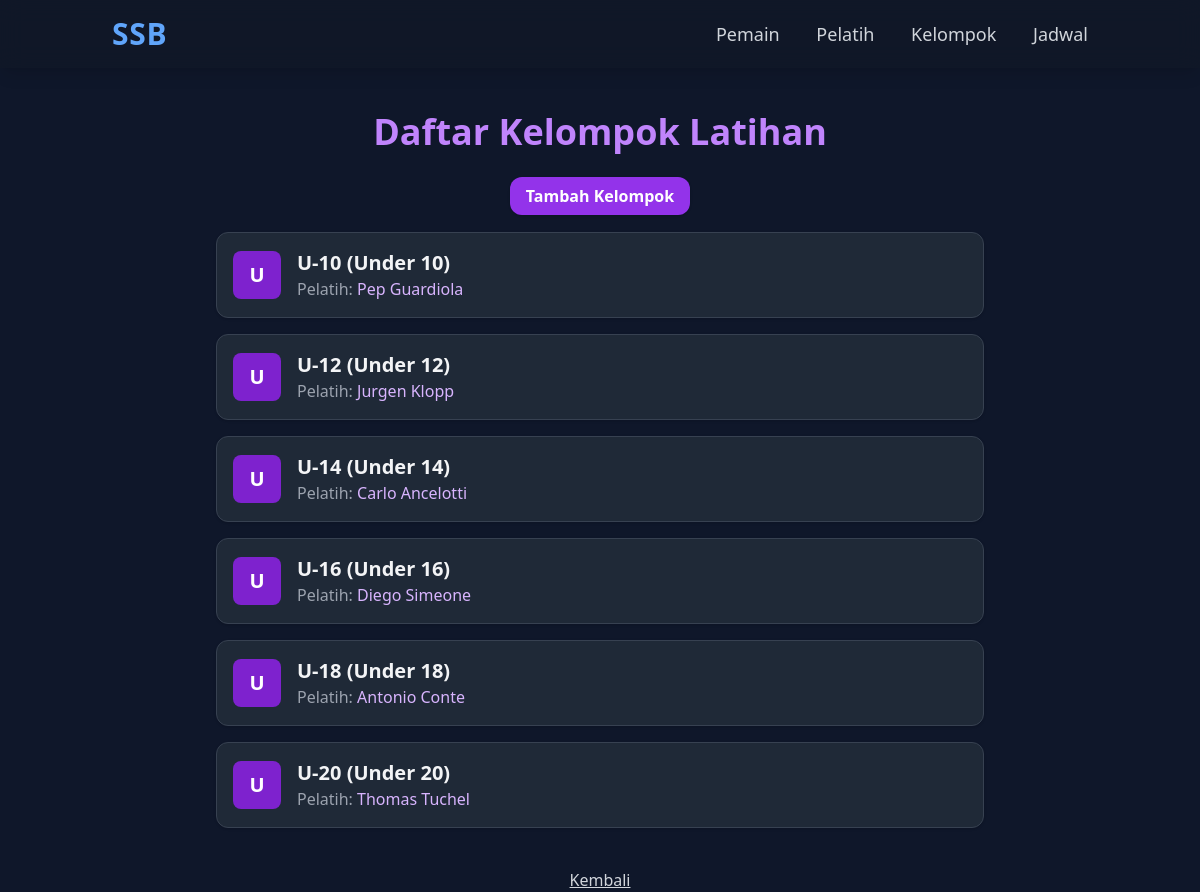
The app's page /groups/ with its own data.
### academy/models.py (models this page shows, shortened)
class Group(models.Model):
    name = models.CharField(max_length=50)
    coach = models.ForeignKey(Coach, on_delete=models.SET_NULL, null=True)

class Coach(models.Model):
    name = models.CharField(max_length=100)
    license_level = models.CharField(max_length=50, blank=True)
    phone = models.CharField(max_length=20, blank=True)
    photo = models.ImageField(upload_to='coaches/', blank=True)

### academy/views.py (the view)
# urls.py: path('groups/', views.group_list, name='group_list'),
def group_list(request):
    groups = Group.objects.all()
    return render(request, 'academy/group_list.html', {'groups': groups})

### academy/templates/academy/group_list.html (shortened to what this page needs)
{% extends "academy/base.html" %}
{% block content %}
<h1 class="text-4xl font-bold text-purple-400 mb-8 text-center">Daftar Kelompok Latihan</h1>
<div class="text-center mb-6">
    <a href="/groups/add/"
       class="bg-purple-600 hover:bg-purple-500 text-white font-semibold py-2 px-4 rounded-xl shadow">
        Tambah Kelompok
    </a>
</div>
<div class="space-y-4 max-w-3xl mx-auto">
    {% for g in groups %}
    <a href="/groups/{{ g.id }}/"
       class="block bg-gray-800 hover:bg-gray-700 rounded-xl border border-gray-700 p-4 transition shadow">
        <div class="flex items-center space-x-4">
            <div class="bg-purple-700 w-12 h-12 rounded-lg flex items-center justify-center text-white font-bold text-xl">
                {{ g.name|slice:":1" }}
            </div>
            <div>
                <h3 class="text-xl font-bold text-gray-100">{{ g.name }}</h3>
                <p class="text-gray-400">
                    Pelatih:
                    {% if g.coach %}
                        <span class="text-purple-300">{{ g.coach.name }}</span>
                    {% else %}
                        -
                    {% endif %}
                </p>
            </div>
        </div>
    </a>
    {% endfor %}
</div>
<div class="text-center mt-10">
    <a href="/" class="text-gray-300 hover:text-gray-100 underline">Kembali</a>
</div>
{% endblock %}

### academy/templates/academy/base.html (style rules this page uses)
body { background: #0f172a; }

### records on screen
Group: name "U", name "U-10 (Under 10)", coach.name "Pep Guardiola"
Group: name "U", name "U-12 (Under 12)", coach.name "Jurgen Klopp"
Group: name "U", name "U-14 (Under 14)", coach.name "Carlo Ancelotti"
Group: name "U", name "U-16 (Under 16)", coach.name "Diego Simeone"
Group: name "U", name "U-18 (Under 18)", coach.name "Antonio Conte"
Group: name "U", name "U-20 (Under 20)", coach.name "Thomas Tuchel"
